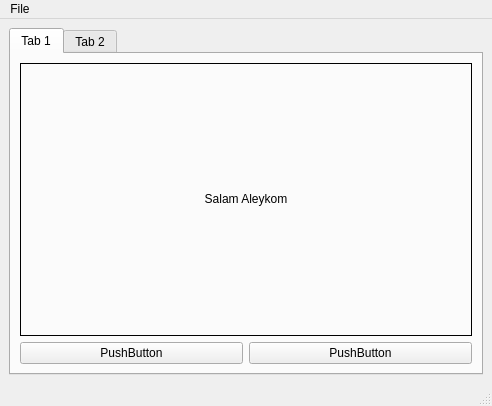
<?xml version="1.0" encoding="UTF-8"?>
<ui version="4.0">
 <class>MainWindow</class>
 <widget class="QMainWindow" name="MainWindow">
  <property name="windowModality">
   <enum>Qt::ApplicationModal</enum>
  </property>
  <property name="geometry">
   <rect>
    <x>0</x>
    <y>0</y>
    <width>492</width>
    <height>406</height>
   </rect>
  </property>
  <property name="sizePolicy">
   <sizepolicy hsizetype="Fixed" vsizetype="Fixed">
    <horstretch>0</horstretch>
    <verstretch>0</verstretch>
   </sizepolicy>
  </property>
  <property name="minimumSize">
   <size>
    <width>100</width>
    <height>100</height>
   </size>
  </property>
  <property name="maximumSize">
   <size>
    <width>500</width>
    <height>500</height>
   </size>
  </property>
  <property name="mouseTracking">
   <bool>true</bool>
  </property>
  <property name="tabletTracking">
   <bool>false</bool>
  </property>
  <property name="windowTitle">
   <string>HGH</string>
  </property>
  <property name="windowOpacity">
   <double>1.000000000000000</double>
  </property>
  <property name="statusTip">
   <string>salam</string>
  </property>
  <property name="whatsThis">
   <string>this is pencel nok tiz</string>
  </property>
  <widget class="QWidget" name="centralwidget">
   <layout class="QVBoxLayout" name="verticalLayout_3">
    <item>
     <widget class="QTabWidget" name="tabWidget">
      <property name="currentIndex">
       <number>0</number>
      </property>
      <widget class="QWidget" name="tab">
       <attribute name="title">
        <string>Tab 1</string>
       </attribute>
       <layout class="QGridLayout" name="gridLayout">
        <item row="0" column="0">
         <widget class="QLabel" name="label">
          <property name="enabled">
           <bool>true</bool>
          </property>
          <property name="sizePolicy">
           <sizepolicy hsizetype="Expanding" vsizetype="Expanding">
            <horstretch>0</horstretch>
            <verstretch>0</verstretch>
           </sizepolicy>
          </property>
          <property name="frameShape">
           <enum>QFrame::Panel</enum>
          </property>
          <property name="text">
           <string>Salam Aleykom</string>
          </property>
          <property name="textFormat">
           <enum>Qt::RichText</enum>
          </property>
          <property name="alignment">
           <set>Qt::AlignCenter</set>
          </property>
         </widget>
        </item>
        <item row="1" column="0">
         <layout class="QHBoxLayout" name="horizontalLayout">
          <item>
           <widget class="QPushButton" name="pushButton_2">
            <property name="text">
             <string>PushButton</string>
            </property>
           </widget>
          </item>
          <item>
           <widget class="QPushButton" name="pushButton">
            <property name="text">
             <string>PushButton</string>
            </property>
            <property name="checkable">
             <bool>false</bool>
            </property>
           </widget>
          </item>
         </layout>
        </item>
       </layout>
      </widget>
      <widget class="QWidget" name="tab_2">
       <attribute name="title">
        <string>Tab 2</string>
       </attribute>
       <layout class="QVBoxLayout" name="verticalLayout_2">
        <item>
         <widget class="QGraphicsView" name="graphicsView"/>
        </item>
       </layout>
      </widget>
     </widget>
    </item>
   </layout>
  </widget>
  <widget class="QMenuBar" name="menubar">
   <property name="geometry">
    <rect>
     <x>0</x>
     <y>0</y>
     <width>492</width>
     <height>21</height>
    </rect>
   </property>
   <widget class="QMenu" name="menuNew">
    <property name="title">
     <string>File</string>
    </property>
    <addaction name="actionNew"/>
    <addaction name="separator"/>
    <addaction name="actionExit"/>
   </widget>
   <addaction name="menuNew"/>
  </widget>
  <widget class="QStatusBar" name="statusbar">
   <property name="statusTip">
    <string>an</string>
   </property>
  </widget>
  <action name="actionNew">
   <property name="icon">
    <iconset>
     <normaloff>C:/Windows/System32/Snooze_80.contrast-black.png</normaloff>C:/Windows/System32/Snooze_80.contrast-black.png</iconset>
   </property>
   <property name="text">
    <string>New</string>
   </property>
   <property name="statusTip">
    <string>New Pesar</string>
   </property>
  </action>
  <action name="actionExit">
   <property name="icon">
    <iconset>
     <normaloff>C:/Windows/System32/InputSystemToastIcon.png</normaloff>C:/Windows/System32/InputSystemToastIcon.png</iconset>
   </property>
   <property name="text">
    <string>Exit</string>
   </property>
   <property name="statusTip">
    <string>Khodafezi</string>
   </property>
  </action>
 </widget>
 <resources/>
 <connections/>
</ui>
